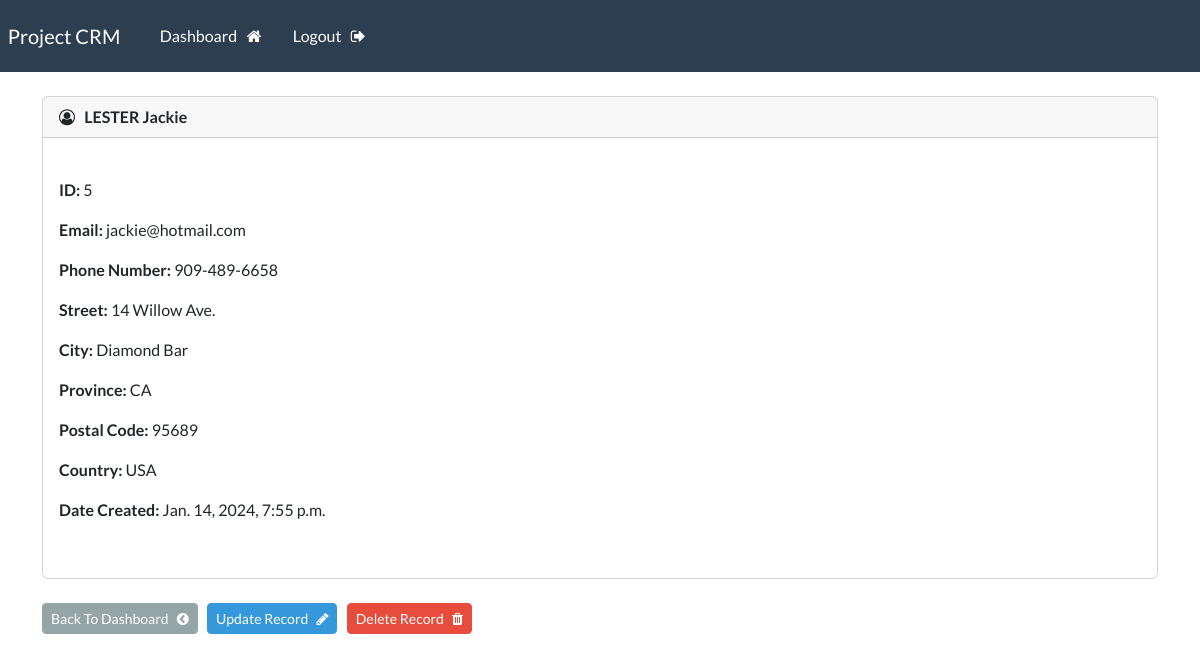
Screenshot of /record/5/ (signed in) with the database file from the repository.
### webapp/models.py (models this page shows, shortened)
class Record(models.Model):
    creation_date = models.DateTimeField(auto_now_add=True)
    first_name = models.CharField(max_length=100)
    last_name = models.CharField(max_length=100)
    email_address = models.EmailField(max_length=255)
    phone_number = models.CharField(max_length=20)
    address = models.CharField(max_length=255)
    city = models.CharField(max_length=100)
    province = models.CharField(max_length=100)
    postal_code = models.CharField(max_length=10)
    country = models.CharField(max_length=100)

### webapp/views.py (the view)
# urls.py: path("record/<int:pk>/", views.singular_record, name="record"),
@login_required(login_url="login")
def singular_record(request, pk):
    all_records = Record.objects.get(id=pk)
    context = {"record": all_records}
    return render(request, "webapp/view-record.html", context=context)

### webapp/templates/webapp/view-record.html (shortened to what this page needs)
{% extends "webapp/base.html" %}
{% block content %}
    <div class="card">
        <div class="card-header">
            <i class="fa fa-user-circle-o" aria-hidden="true"></i> &nbsp;
            <strong>
                {{ record.last_name|upper }}
                {{ record.first_name }}
            </strong>
        </div>
        <div class="card-body">
            <br>
            <p> <strong> ID: </strong>{{ record.id }}</p>
            <p> <strong> Email: </strong>{{ record.email_address }}</p>
            <p> <strong> Phone Number: </strong>{{ record.phone_number }}</p>
            <p> <strong> Street: </strong>{{ record.address }}</p>
            <p> <strong> City: </strong>{{ record.city }}</p>
            <p> <strong> Province: </strong>{{ record.province }}</p>
            <p> <strong> Postal Code: </strong>{{ record.postal_code }}</p>
            <p> <strong> Country: </strong>{{ record.country }}</p>
            <p> <strong> Date Created: </strong>{{ record.creation_date }}</p>
            <br>
        </div>
    </div>
    <br>
    <a class="btn btn-secondary btn-sm" href="{% url 'dashboard' %}">Back To Dashboard &nbsp; <i class="fa fa-chevron-circle-left" aria-hidden="true"></i></a>
    <a class="btn btn-info btn-sm" href="{% url 'update-record' record.id %}">Update Record &nbsp; <i class="fa fa-pencil" aria-hidden="true"></i></a>
    <a class="btn btn-danger btn-sm" href="{% url 'delete-record' record.id %}">Delete Record &nbsp; <i class="fa fa-trash" aria-hidden="true"></i></a>
{% endblock %}

### rows the page displays
Record: last_name "LESTER", first_name "Jackie", id "5", email_address "jackie@hotmail.com", phone_number "909-489-6658", address "14 Willow Ave.", city "Diamond Bar", province "CA", postal_code "95689", country "USA", creation_date "Jan. 14, 2024, 7:55 p.m."
